Frame 1 (no input): blank canvas, image omitted
Frame 60 (no input): blank canvas, image omitted
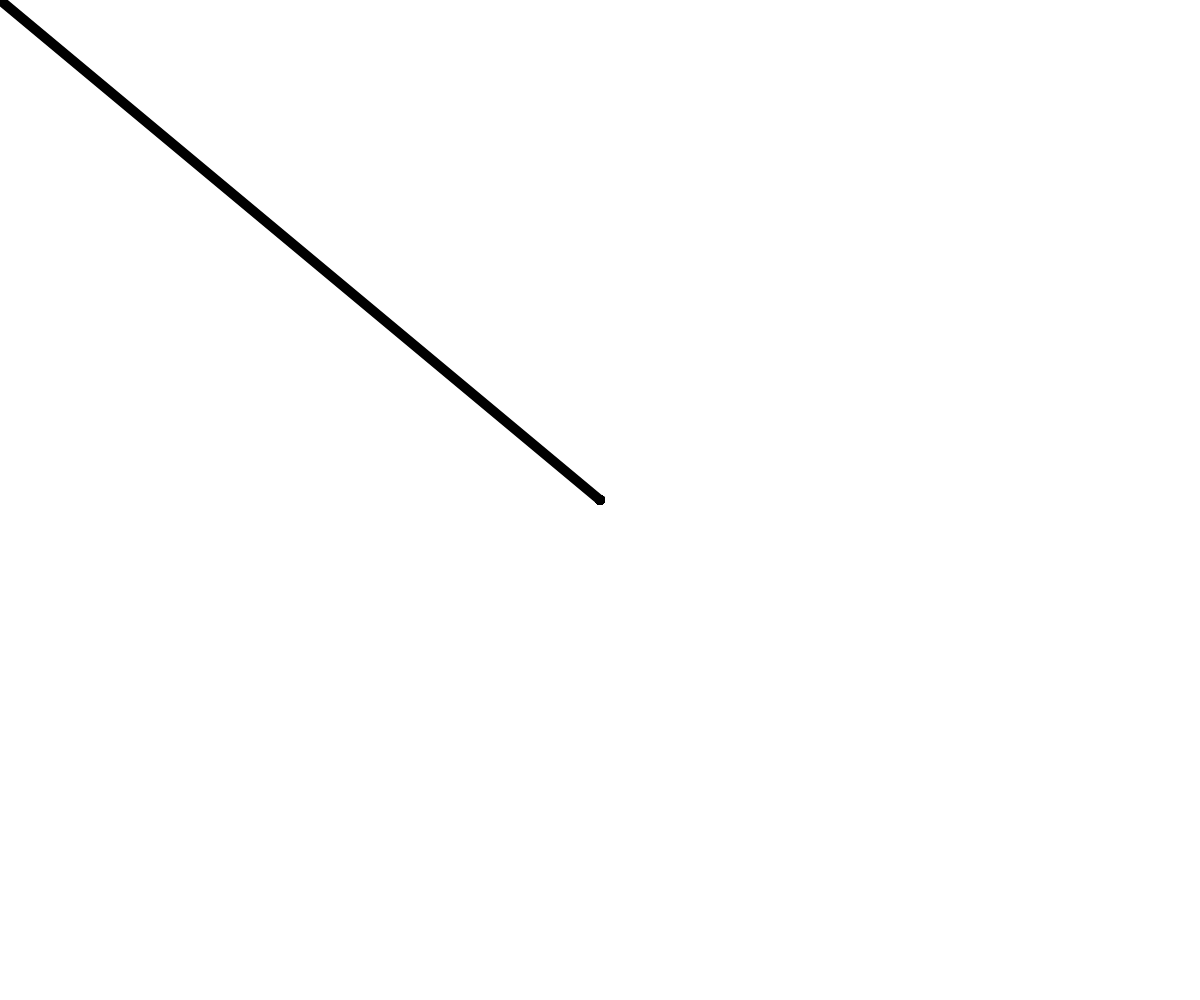
Frame 120 (the mouse pressed at the canvas centre since frame 60)

The p5.js sketch whose frames 1 and 60 were blank and that drew this single picture after the mouse press (run headless with seeded random() and noise() and a simulated clock; from frame 60 on, the mouse is pressed at the canvas centre):

// p5.js sketch
// ── sketch.js
// console.log('file loaded')

// function setup(){
//     console.log('setup loaded')

//     let c = createCanvas(windowWidth, windowHeight);
//     c.position(0,0)
//     c.style("z-index", 100  );
//     clear()
//     c.style('pointer-events', 'none')
// }

// function draw(){
//     console.log('draw loaded')
//     // background(0)

//     stroke(0);
//     strokeWeight(4);
//     if(mouseIsPressed){
//         line(mouseX, mouseY, pmouseX, pmouseY)
//     }
// }

let brushHue, priorX, priorY, brushWeight, direction;

function setup() {
    // Canvas & color settings
    let c = createCanvas(windowWidth, windowHeight);
    c.position(0, 0)
    c.style("z-index", 100);
    clear()
    c.style('pointer-events', 'none')


    colorMode(HSB, 360, 100, 100);
    brushHue = 0;
    brushWeight = 10;
    strokeWeight(10);
    // background(255, 15, 100);
    rectMode(CENTER);
    direction = true;
}

function draw() {
    if (keyIsDown(87)) {
        chooseColors();
        console.log('w is pressed');
    }

    if (keyIsDown(65)) {
        chooseWidth();
        console.log('a is pressed');
    }

    if(mouseIsPressed){
        line(mouseX, mouseY, pmouseX, pmouseY)
    }
}

function chooseColors() {
    brushHue += +1;
    if (brushHue > 359) {
        brushHue = 0;
    }
    stroke(brushHue, 75, 93);
    fill(brushHue, 50, 80);
}

function chooseWidth() {
    if (direction == true) {
        brushWeight += 0.5;
        if (brushWeight > 17) {
            direction = false;
        }
    } else {
        brushWeight -= 0.5;
        if (brushWeight <= 5) {
            direction = true;
        }
    }
    strokeWeight(brushWeight);
}
